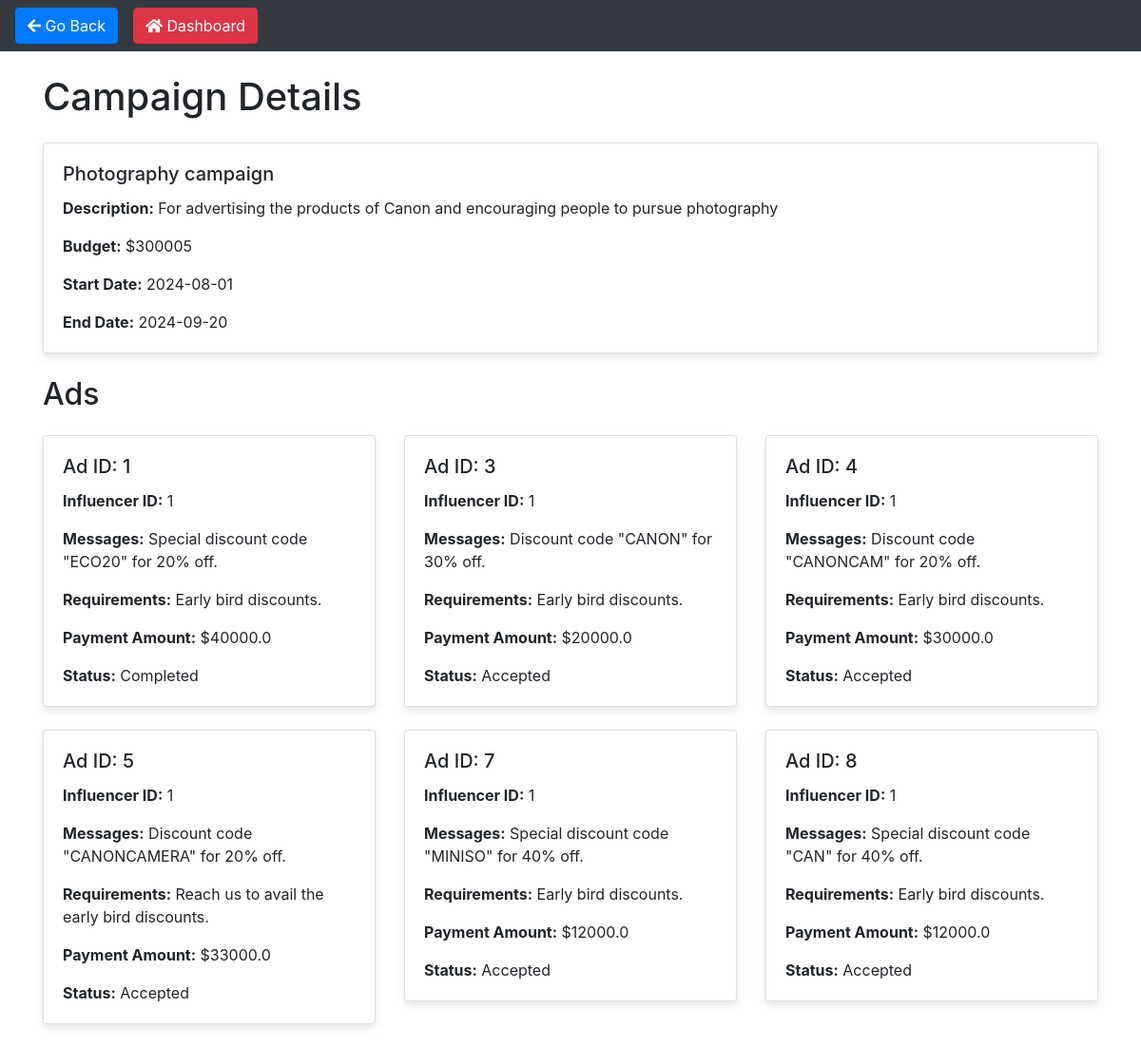
Page /view_campaign/1 (signed in) on the committed database.
### models.py (models this page shows, shortened)
class Campaign(db.Model):
    __tablename__ = "campaign"
    id = db.Column(db.Integer, primary_key=True)
    name = db.Column(db.String(64), nullable=False)
    date_created = db.Column(db.DateTime, nullable=False, default=datetime.utcnow)
    description = db.Column(db.String(84), nullable=False)
    start_date = db.Column(db.DateTime, nullable=False)
    end_date = db.Column(db.DateTime, nullable=False)
    budget = db.Column(db.Integer, nullable=False)
    visibility = db.Column(db.String(84), nullable=False)
    goals = db.Column(db.String(84), nullable=False)
    niche = db.Column(db.String(64), nullable=False)
    user_id = db.Column(db.Integer, db.ForeignKey('user.id'), nullable=False)
    associated_influencers = db.relationship('Influencer', secondary=influencer_campaign_association,
                                             back_populates='campaigns')
    ads = db.relationship('Ad', backref='campaign', lazy=True)
    user = db.relationship('User', backref='campaigns')

class Ad(db.Model):
    __tablename__ = 'ad'
    id = db.Column(db.Integer, primary_key=True)
    campaign_id = db.Column(db.Integer, db.ForeignKey('campaign.id'), nullable=False)
    influencer_id = db.Column(db.Integer, db.ForeignKey('influencer.id'), nullable=False)
    messages = db.Column(db.Text, nullable=False)
    requirements = db.Column(db.Text)
    payment_amount = db.Column(db.Float, nullable=False)
    status = db.Column(db.String(50), nullable=False, default='Pending')  # Pending, Accepted, Rejected
    created_at = db.Column(db.DateTime, default=datetime.utcnow)

### main.py (the view)
@app.route('/view_campaign/<int:campaign_id>')
@login_required
def view_campaign(campaign_id):
    campaign = Campaign.query.get_or_404(campaign_id)
    ads = Ad.query.filter_by(campaign_id=campaign.id).all()
    return render_template('admin_view_campaign.html', campaign=campaign, ads=ads)

### main.py (called while the page is built)
@login_manager.user_loader
def load_user(user_id):
    return User.query.get(int(user_id))

### models.py (called while the page is built)
    @property
    def is_authenticated(self):
        return True

### templates/admin_view_campaign.html (shortened to what this page needs)
<!DOCTYPE html>
<html lang="en">
  <head>
    <link
      href="https://stackpath.bootstrapcdn.com/bootstrap/4.5.2/css/bootstrap.min.css"
      rel="stylesheet"
    />
    <link
      href="https://cdnjs.cloudflare.com/ajax/libs/font-awesome/5.15.1/css/all.min.css"
      rel="stylesheet"
    />
  </head>
  <body>
    <nav class="navbar navbar-expand-lg navbar-dark bg-dark mb-4">
      <button class="btn btn-primary" onclick="history.back()">
        <i class="fas fa-arrow-left"></i> Go Back
      </button>
      <button
        class="btn btn-danger ml-3"
        onclick="window.location.href='/admin_dashboard'"
      >
        <i class="fas fa-home"></i> Dashboard
      </button>
    </nav>
    <div class="container mt-4">
      <h1 class="mb-4">Campaign Details</h1>
      <div class="card mb-4 campaign-card">
        <div class="card-body">
          <h5 class="card-title">{{ campaign.name }}</h5>
          <p class="card-text">
            <strong>Description:</strong> {{ campaign.description }}
          </p>
          <p class="card-text">
            <strong>Budget:</strong> ${{ campaign.budget }}
          </p>
          <p class="card-text">
            <strong>Start Date:</strong> {{
            campaign.start_date.strftime('%Y-%m-%d') }}
          </p>
          <p class="card-text">
            <strong>End Date:</strong> {{ campaign.end_date.strftime('%Y-%m-%d')
            }}
          </p>
        </div>
      </div>
      <h2 class="mb-4">Ads</h2>
      {% if ads %}
      <div class="row">
        {% for ad in ads %}
        <div class="col-md-4 mb-4">
          <div class="card ad-card">
            <div class="card-body">
              <h5 class="card-title">Ad ID: {{ ad.id }}</h5>
              <p class="card-text">
                <strong>Influencer ID:</strong> {{ ad.influencer_id }}
              </p>
              <p class="card-text">
                <strong>Messages:</strong> {{ ad.messages }}
              </p>
              <p class="card-text">
                <strong>Requirements:</strong> {{ ad.requirements }}
              </p>
              <p class="card-text">
                <strong>Payment Amount:</strong> ${{ ad.payment_amount }}
              </p>
              <p class="card-text"><strong>Status:</strong> {{ ad.status }}</p>
            </div>
          </div>
        </div>
        {% endfor %}
      </div>
      {% else %}
      <div class="alert alert-info" role="alert">
        No ads found for this campaign.
      </div>
      {% endif %}
    </div>
  </body>
</html>

### templates/admin_view_campaign.html (style rules this page uses)
.campaign-card, .ad-card { box-shadow: 0 4px 8px rgba(0, 0, 0, 0.1); transition: transform 0.2s; }
.btn-primary { background-color: #007bff; border-color: #007bff; }

### rows in the picture
Campaign: name "Photography campaign", description "For advertising the products of Canon and encouraging people to pursue photography", budget "300005", start_date "2024-08-01", end_date "2024-09-20"
Ad: id "1", influencer_id "1", messages "Special discount code \"ECO20\" for 20% off.", requirements "Early bird discounts.", payment_amount "40000.0", status "Completed"
Ad: id "3", influencer_id "1", messages "Discount code \"CANON\" for 30% off.", requirements "Early bird discounts.", payment_amount "20000.0", status "Accepted"
Ad: id "4", influencer_id "1", messages "Discount code \"CANONCAM\" for 20% off.", requirements "Early bird discounts.", payment_amount "30000.0", status "Accepted"
Ad: id "5", influencer_id "1", messages "Discount code \"CANONCAMERA\" for 20% off.", requirements "Reach us to avail the early bird discounts.", payment_amount "33000.0", status "Accepted"
Ad: id "7", influencer_id "1", messages "Special discount code \"MINISO\" for 40% off.", requirements "Early bird discounts.", payment_amount "12000.0", status "Accepted"
Ad: id "8", influencer_id "1", messages "Special discount code \"CAN\" for 40% off.", requirements "Early bird discounts.", payment_amount "12000.0", status "Accepted"
